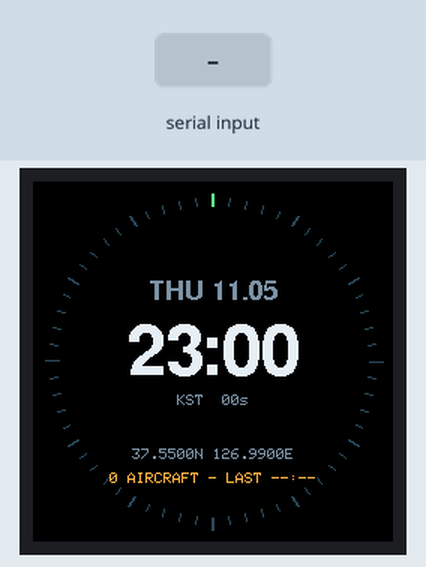
Simulated run of this sketch. Board: Arduino Mega 2560, built for the host (arithmetic inside an expression is 32-bit, double 64-bit). Shown: 240×240 colour display. Inputs (shaded band) come from the test bench.

Above: at 0.2 s.
1.3 s: "S\n" received over Serial
At 1.73 s:
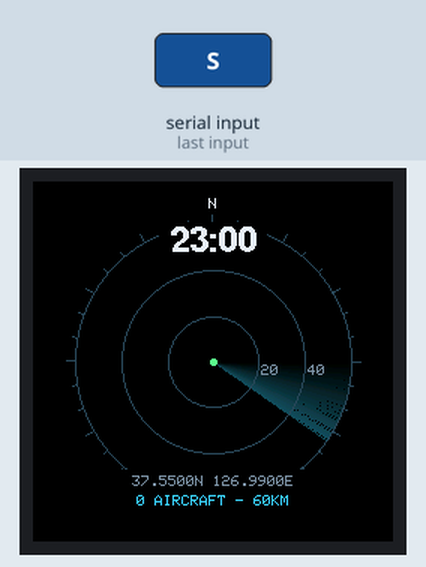
7.0 s: "S90\n" received over Serial
At 9.0 s:
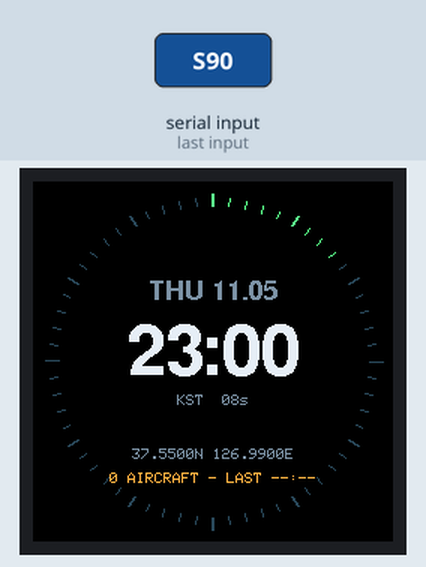
9.7 s: "E\n" received over Serial
At 10.7 s:
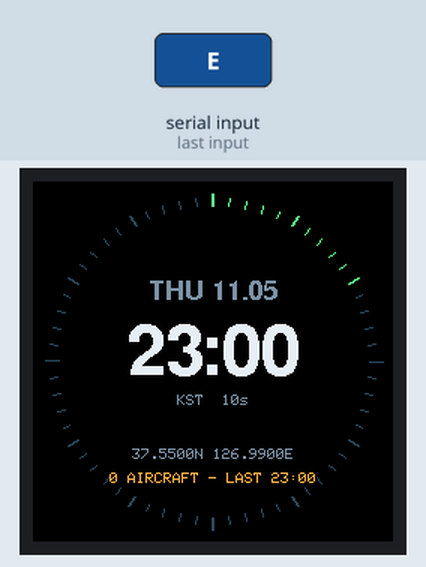
12.7 s: "T 45\n" received over Serial
At 14.7 s:
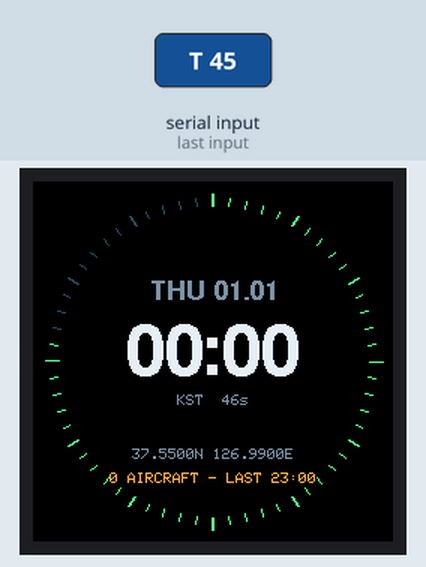
15.7 s: "S\n" received over Serial
At 17.8 s:
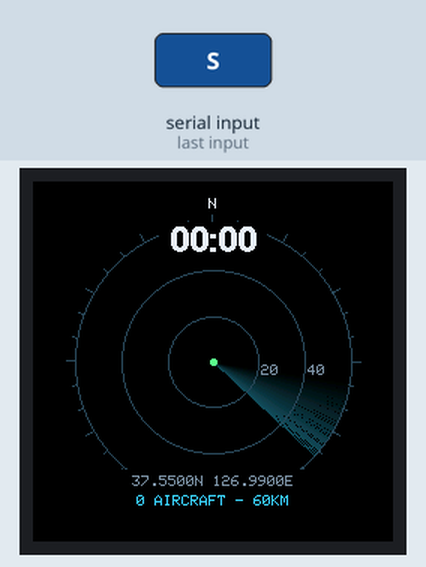

The sketch:

sky_radar.ino
```cpp
/*
 * sky_radar — 머리 위 비행기 레이더 (NU40 DK + GC9A01 원형 240x240)
 *
 * 맥(host/radar.py)이 adsb.lol 에서 주변 비행기를 받아 USB 시리얼로 보내면
 * 보드는 그림만 그린다. 위치는 맥 쪽 설정에 고정.
 *
 * 배선 (color-picker 와 동일)
 *   VCC→3V3, GND→GND, SCL→47(P1.15), SDA→45(P1.13),
 *   CS→44(P1.12), DC→43(P1.11), RES→42(P1.10), BLK→41(P1.09)
 *
 * 시리얼 한 줄 명령 (115200)
 *   T <로컬 epoch 초>                  시간 맞추기
 *   L <위도> <경도>                     내 위치 (표시용 문자열)
 *   R <km>                              레이더 반경
 *   B                                   비행기 목록 시작
 *   A cs,type,alt,xkm,ykm,trk,gs,route  비행기 한 대 (x=동쪽+, y=북쪽+, gs=노트)
 *   E                                   목록 끝 → 화면 반영
 *   S <0|1|2|9>                         화면 고정: 0 레이더 1 상세 2 시계, 9 자동
 */
#include <Arduino_GFX_Library.h>
#include "FreeSansBold9pt7b.h"
#include "FreeSansBold12pt7b.h"
#include "FreeSansBold24pt7b.h"

#define LCD_CS  44
#define LCD_DC  43
#define LCD_RST 42
#define LCD_BLK 41

Arduino_DataBus *bus = new Arduino_HWSPI(LCD_DC, LCD_CS);
Arduino_GFX *panel = new Arduino_GC9A01(bus, LCD_RST, 0, true);
Arduino_Canvas *g = new Arduino_Canvas(240, 240, panel);

// 색 (시안과 동일)
#define C_BG    0x0000
#define C_RING  0x2A4B
#define C_FG    0xE77E
#define C_DIM   0x7C94
#define C_CYAN  0x3E9F
#define C_MAG   0xFA7B
#define C_GREEN 0x5FF1
#define C_AMBER 0xFD88

const int CX = 120, CY = 120, R = 92;

struct Plane { char cs[9]; char type[6]; long alt; float x, y; int trk; int gs; char route[16]; };
#define MAXP 40
Plane planes[MAXP], incoming[MAXP];
int nPlanes = 0, nIncoming = 0;
uint32_t listAt = 0;          // 목록 받은 millis
float rangeKm = 60;
char locStr[32] = "37.5500N 126.9900E";
uint32_t epochBase = 0, epochAtMs = 0;
int screenMode = 9;           // 9 = 자동
char lastStr[8] = "--:--";

// ── 시간 ──────────────────────────────────────────
struct DT { int y, mo, d, wd, h, mi, s; };
DT nowDT() {
  uint32_t t = epochBase + (millis() - epochAtMs) / 1000;
  DT r; long days = t / 86400; long sec = t % 86400;
  r.h = sec / 3600; r.mi = (sec / 60) % 60; r.s = sec % 60;
  r.wd = (days + 4) % 7;  // 1970-01-01 = 목
  long z = days + 719468, era = z / 146097, doe = z - era * 146097;
  long yoe = (doe - doe / 1460 + doe / 36524 - doe / 146096) / 365;
  long doy = doe - (365 * yoe + yoe / 4 - yoe / 100), mp = (5 * doy + 2) / 153;
  r.d = doy - (153 * mp + 2) / 5 + 1; r.mo = mp < 10 ? mp + 3 : mp - 9; r.y = yoe + era * 400 + (r.mo <= 2);
  return r;
}

// ── 그리기 도우미 ─────────────────────────────────
void textC(const char *s, int x, int y, const GFXfont *f, uint16_t col, int size = 1) {
  // y = 글자 세로 가운데
  g->setFont(f); g->setTextSize(size); g->setTextColor(col);
  int16_t x1, y1; uint16_t w, h;
  g->getTextBounds(s, 0, 0, &x1, &y1, &w, &h);
  g->setCursor(x - w / 2 - x1, y - h / 2 - y1);
  g->print(s);
}
void textL(const char *s, int x, int y, uint16_t col, bool right) {
  g->setFont(NULL); g->setTextSize(1); g->setTextColor(col);
  int w = strlen(s) * 6;
  g->setCursor(right ? x - w : x, y - 4);
  g->print(s);
}

// 위에서 본 비행기: 동체·주날개·꼬리 (단위 좌표, 대칭)
const float SHAPE[][6] = {
  {0,-1.45, -.18,-1.1, .18,-1.1},
  {-.18,-1.1, .18,-1.1, .14,1.2}, {-.18,-1.1, .14,1.2, -.14,1.2},
  {.18,-.4, 1.35,.2, 1.35,.42}, {.18,-.4, 1.35,.42, .18,.18},
  {-.18,-.4, -1.35,.2, -1.35,.42}, {-.18,-.4, -1.35,.42, -.18,.18},
  {.14,.85, .58,1.15, .58,1.32}, {.14,.85, .58,1.32, .12,1.2},
  {-.14,.85, -.58,1.15, -.58,1.32}, {-.14,.85, -.58,1.32, -.12,1.2},
};
void drawPlane(float px, float py, float deg, uint16_t col, float s) {
  float a = deg * PI / 180, c = cos(a), sn = sin(a);
  for (auto &t : SHAPE) {
    int p[6];
    for (int i = 0; i < 3; i++) {
      float x = t[i*2] * s, y = t[i*2+1] * s;
      p[i*2] = round(px + x * c - y * sn); p[i*2+1] = round(py + x * sn + y * c);
    }
    g->fillTriangle(p[0], p[1], p[2], p[3], p[4], p[5], col);
  }
}

// 현재 위치 추정 (받은 뒤 지난 시간만큼 진행 방향으로 이동)
void planePos(const Plane &p, float &x, float &y) {
  float dt = (millis() - listAt) / 1000.0f; if (dt > 30) dt = 30;
  float km = p.gs * 1.852f / 3600.0f * dt, a = p.trk * PI / 180;
  x = p.x + km * sin(a); y = p.y + km * cos(a);
}
int nearestIdx() {
  int best = -1; float bd = 1e9;
  for (int i = 0; i < nPlanes; i++) { float x, y; planePos(planes[i], x, y); float d = hypot(x, y); if (d < bd) { bd = d; best = i; } }
  return best;
}
int inRange() { int n = 0; for (int i = 0; i < nPlanes; i++) { float x, y; planePos(planes[i], x, y); if (hypot(x, y) <= rangeKm) n++; } return n; }

void clockTop(const DT &t) {
  char b[8]; snprintf(b, sizeof b, "%02d:%02d", t.h, t.mi);
  textC(b, CX, 38, &FreeSansBold12pt7b, C_FG);
}
void coordBottom(int y = 200) { textC(locStr, CX, y, NULL, C_DIM); }

// ── A. 레이더 ─────────────────────────────────────
void drawRadar(const DT &t, float sweep) {
  g->fillScreen(C_BG);
  // 스캔선 꼬리
  for (int i = 0; i < 70; i++) {
    float a = (sweep - i * 0.5f - 90) * PI / 180;
    float k = 0.38f * (1 - i / 70.0f);
    uint16_t col = ((uint16_t)(0x07 * k) << 11) | ((uint16_t)(0x34 * k) << 5) | (uint16_t)(0x1F * k);
    g->drawLine(CX, CY, CX + R * cos(a), CY + R * sin(a), col);
  }
  g->drawCircle(CX, CY, R / 3, C_RING); g->drawCircle(CX, CY, R * 2 / 3, C_RING); g->drawCircle(CX, CY, R, C_RING);
  for (int a = 0; a < 360; a += 10) {
    float r2 = R + (a % 30 == 0 ? 6 : 3), th = (a - 90) * PI / 180;
    g->drawLine(CX + R * cos(th), CY + R * sin(th), CX + r2 * cos(th), CY + r2 * sin(th), C_RING);
  }
  textC("N", CX, CY - R - 13, NULL, C_FG);
  char b[24];
  snprintf(b, sizeof b, "%d", (int)(rangeKm / 3)); textL(b, CX + R / 3 + 2, CY + 6, C_DIM, false);
  snprintf(b, sizeof b, "%d", (int)(rangeKm * 2 / 3)); textL(b, CX + R * 2 / 3 + 2, CY + 6, C_DIM, false);

  int ni = nearestIdx();
  for (int i = 0; i < nPlanes; i++) {
    float x, y; planePos(planes[i], x, y);
    if (hypot(x, y) > rangeKm || i == ni) continue;
    drawPlane(CX + x / rangeKm * R, CY - y / rangeKm * R, planes[i].trk, planes[i].alt < 3000 ? C_AMBER : C_CYAN, 5);
  }
  if (ni >= 0) {
    Plane &p = planes[ni]; float x, y; planePos(p, x, y);
    if (hypot(x, y) <= rangeKm) {
      float px = CX + x / rangeKm * R, py = CY - y / rangeKm * R;
      drawPlane(px, py, p.trk, C_MAG, 6.5);
      g->drawCircle(px, py, 11, C_MAG);
      bool right = px > CX; int lx = right ? px - 15 : px + 15;
      textL(p.cs, lx, py - 8, C_MAG, right);
      snprintf(b, sizeof b, "%03ld", p.alt / 100); textL(b, lx, py + 3, C_MAG, right);
    }
  }
  g->fillCircle(CX, CY, 2, C_GREEN);
  g->fillRect(CX - 36, 27, 72, 22, C_BG); g->fillRect(CX - 64, 192, 128, 28, C_BG);
  clockTop(t); coordBottom();
  snprintf(b, sizeof b, "%d AIRCRAFT - %dKM", inRange(), (int)rangeKm);
  textC(b, CX, 213, NULL, C_CYAN);
}

// ── B. 가장 가까운 비행기 ─────────────────────────
void drawDetail(const DT &t) {
  g->fillScreen(C_BG);
  int ni = nearestIdx(); if (ni < 0) return;
  Plane &p = planes[ni]; float x, y; planePos(p, x, y);
  float d = hypot(x, y), brg = fmod(atan2(x, y) * 180 / PI + 360, 360);
  g->drawCircle(CX, CY, 108, C_RING);
  textC("N", CX, 20, NULL, C_DIM);
  float th = (brg - 90) * PI / 180;
  drawPlane(CX + 108 * cos(th), CY + 108 * sin(th), p.trk, C_MAG, 6.5);
  clockTop(t);
  textC(p.cs, CX, 74, &FreeSansBold24pt7b, C_MAG);
  char b[40]; snprintf(b, sizeof b, "%s  %s", p.type, p.route);
  textC(b, CX, 100, &FreeSansBold9pt7b, C_FG);
  g->drawFastHLine(52, 116, 136, C_RING);
  textC("ALT", 84, 130, NULL, C_DIM); textC("DIST", 156, 130, NULL, C_DIM);
  snprintf(b, sizeof b, "%ld", p.alt); textC(b, 84, 148, &FreeSansBold12pt7b, C_FG);
  snprintf(b, sizeof b, "%.1f", d);   textC(b, 156, 148, &FreeSansBold12pt7b, C_FG);
  textC("ft", 84, 166, NULL, C_DIM);
  snprintf(b, sizeof b, "km %d", (int)brg); textC(b, 156, 166, NULL, C_DIM);
  coordBottom();
  snprintf(b, sizeof b, "NEAREST OF %d", inRange()); textC(b, CX, 213, NULL, C_DIM);
}

// ── C. 대기 시계 ──────────────────────────────────
void drawClock(const DT &t) {
  g->fillScreen(C_BG);
  for (int s = 0; s < 60; s++) {
    float th = (s * 6 - 90) * PI / 180; bool on = s <= t.s; float r2 = s % 5 == 0 ? 112 : 109;
    uint16_t col = on ? C_GREEN : C_RING;
    g->drawLine(CX + 104 * cos(th), CY + 104 * sin(th), CX + r2 * cos(th), CY + r2 * sin(th), col);
    if (s % 5 == 0) g->drawLine(CX + 104 * cos(th) + 1, CY + 104 * sin(th), CX + r2 * cos(th) + 1, CY + r2 * sin(th), col);
  }
  const char *W[] = {"SUN","MON","TUE","WED","THU","FRI","SAT"};
  char b[32]; snprintf(b, sizeof b, "%s %02d.%02d", W[t.wd], t.mo, t.d);
  textC(b, CX, 72, &FreeSansBold9pt7b, C_DIM);
  snprintf(b, sizeof b, "%02d:%02d", t.h, t.mi); textC(b, CX, 112, &FreeSansBold24pt7b, C_FG);
  snprintf(b, sizeof b, "KST  %02ds", t.s); textC(b, CX, 146, NULL, C_DIM);
  coordBottom(182);
  snprintf(b, sizeof b, "%d AIRCRAFT - LAST %s", inRange(), lastStr);
  textC(b, CX, 198, NULL, C_AMBER);
}

// ── 시리얼 ────────────────────────────────────────
char line[160]; int lineLen = 0;
void handle(char *s) {
  char c = s[0]; char *arg = s + 1; while (*arg == ' ') arg++;
  if (c == 'T') { epochBase = strtoul(arg, NULL, 10); epochAtMs = millis(); }
  else if (c == 'L') { float la, lo; if (sscanf(arg, "%f %f", &la, &lo) == 2) snprintf(locStr, sizeof locStr, "%.4f%c %.4f%c", fabs(la), la >= 0 ? 'N' : 'S', fabs(lo), lo >= 0 ? 'E' : 'W'); }
  else if (c == 'R') { float r = atof(arg); if (r > 1) rangeKm = r; }
  else if (c == 'S') { screenMode = atoi(arg); }
  else if (c == 'B') { nIncoming = 0; }
  else if (c == 'A' && nIncoming < MAXP) {
    Plane &p = incoming[nIncoming]; char *f[8]; int n = 0; char *tok = strtok(arg, ",");
    while (tok && n < 8) { f[n++] = tok; tok = strtok(NULL, ","); }
    if (n < 7) return;
    strncpy(p.cs, f[0], 8); p.cs[8] = 0; strncpy(p.type, f[1], 5); p.type[5] = 0;
    p.alt = atol(f[2]); p.x = atof(f[3]); p.y = atof(f[4]); p.trk = atoi(f[5]); p.gs = atoi(f[6]);
    if (n > 7) { strncpy(p.route, f[7], 15); p.route[15] = 0; } else p.route[0] = 0;
    nIncoming++;
  }
  else if (c == 'E') {
    memcpy(planes, incoming, sizeof(Plane) * nIncoming); nPlanes = nIncoming; listAt = millis();
    DT t = nowDT(); snprintf(lastStr, sizeof lastStr, "%02d:%02d", t.h, t.mi);
  }
}
void pollSerial() {
  while (Serial.available()) {
    char ch = Serial.read();
    if (ch == '\n' || ch == '\r') { if (lineLen) { line[lineLen] = 0; handle(line); lineLen = 0; } }
    else if (lineLen < (int)sizeof line - 1) line[lineLen++] = ch;
  }
}

void setup() {
  pinMode(LCD_BLK, OUTPUT); digitalWrite(LCD_BLK, HIGH);
  Serial.begin(115200);
  if (!g->begin(24000000)) { while (1) delay(1000); }
  epochBase = 1793919600; epochAtMs = millis();  // 맥 연결 전 임시값
}

void loop() {
  pollSerial();
  static float sweep = 0; static uint32_t lastMs = millis();
  uint32_t ms = millis(); sweep = fmod(sweep + (ms - lastMs) * 0.09f, 360); lastMs = ms;
  DT t = nowDT();
  bool stale = listAt == 0 || millis() - listAt > 90000;
  int mode = screenMode;
  if (mode == 9) {
    if (stale || inRange() == 0) mode = 2;
    else mode = ((millis() / 1000) % 20) >= 15 ? 1 : 0;   // 15초 레이더, 5초 상세
  }
  if (mode == 1 && nPlanes == 0) mode = 2;
  if (mode == 0) drawRadar(t, sweep); else if (mode == 1) drawDetail(t); else drawClock(t);
  g->flush();
}
```

Source omitted: nsBold12pt7b.h (data table, 18323 bytes), nsBold24pt7b.h (data table, 56144 bytes), ansBold9pt7b.h (data table, 12244 bytes)

Measured:
- after the input at 1.3 s, the display: changes after 0.26 s (image 1)
- after the input at 7.0 s, the display: first changes after 0.27 s (image 2 shows a later state)
- after the input at 12.7 s, the display: first changes after 0.28 s (image 4 shows a later state)
- after the input at 15.7 s, the display: first changes after 0.22 s (image 5 shows a later state)
